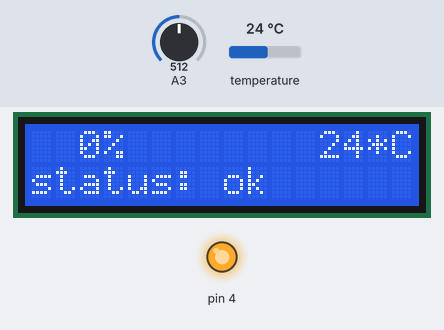
A sketch run on a simulated Arduino Uno, built with avr-gcc and run on an emulated ATmega328P. Shown: 16×2 character LCD, output pins drawn as LEDs (lit = HIGH). The inputs (shaded band) are chosen by the test bench; at power-on: A3 = 512, temperature 24 °C. What the sketch prints to the serial monitor is not drawn.

Above: at 1.2 s.
1.3 s: A3 set to 0
At 3.6 s:
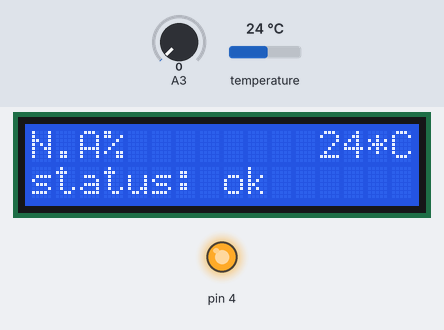
4.1 s: temperature set to 12 °C
At 5.7 s:
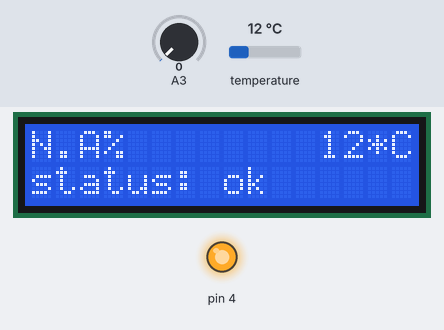
6.6 s: A3 set to 20
At 8.7 s:
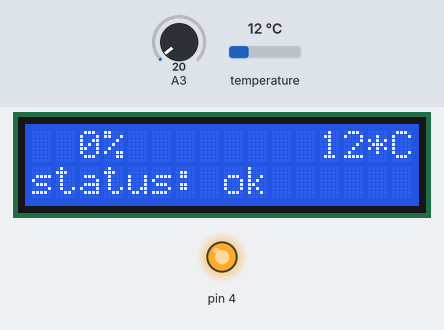
9.5 s: temperature set to 19 °C
At 10.8 s:
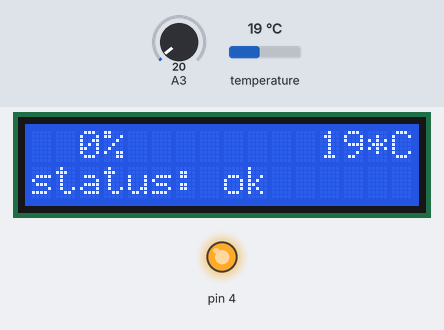
12.0 s: A3 set to 716
At 13.7 s:
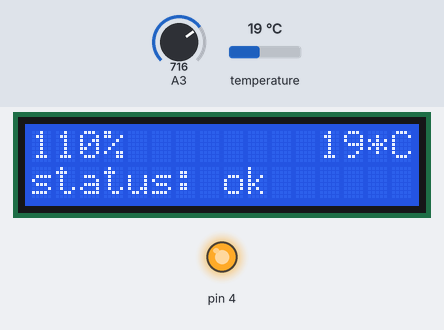
14.8 s: temperature set to 28 °C
At 15.8 s:
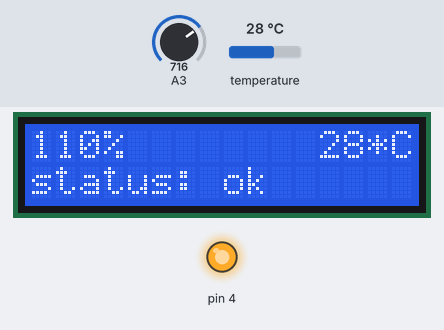
Timing chart, 0 to 17.8 s (numbered marks = the images above; inputs shaded):
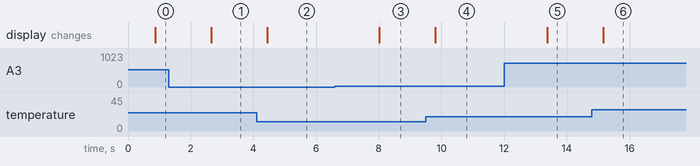

The sketch:

powerstation_firmware1.1.ino
```cpp
#include <Wire.h>
#include <LiquidCrystal_I2C.h>
#include <OneWire.h>
#include <DallasTemperature.h>

#define ONE_WIRE_BUS 2
const float V_REF = 5.0;     // Analog reference voltage (e.g., 5V or 3.3V)
const float R_BITS = 10.0;   // ADC resolution (bits)
const float ADC_STEPS = (1 << int(R_BITS)) - 1; // Number of steps (2^R_BITS - 1)

OneWire oneWire(ONE_WIRE_BUS);
DallasTemperature sensors(&oneWire);
LiquidCrystal_I2C lcd(0x27, 16, 2);
void setup() {
  lcd.init();
  Serial.begin(9600);
  sensors.begin();
  pinMode(4, OUTPUT);
  digitalWrite(4,HIGH);
}
float v=0;
char power[4] = "N.A";
char status[9] = "ok";
bool battery_connected = false;
bool devmode = false;
void disconnect_battery() {
  Serial.println("disconnecting power");
  battery_connected = false;
  digitalWrite(4,LOW);
}
void connect_battery() {
  if(!battery_connected){
    Serial.println("connecting power");
    strcpy(status, "ok");
    battery_connected = true;
    digitalWrite(4,HIGH);
  }
}
void calc_v(){
  int rawValue = analogRead(A3);
  float voltage = (rawValue / ADC_STEPS) * V_REF; // Convert to voltage
  v=voltage*4;
  Serial.println(v);
}
void calc_power(){
  if(v>12.6){strcpy(power,"110");}
  if(v<12.6){strcpy(power,"100");}
  if(v<12.1){strcpy(power," 76");}
  if(v<11.6){strcpy(power," 52");}
  if(v<11.5){strcpy(power," 40");}
  if(v<11.1){strcpy(power," 11");}
  if(v<10.8){strcpy(power,"  0");}
  if(v==0){strcpy(power,"N.A");}

}

void loop() {
  sensors.requestTemperatures();
  lcd.backlight();
  int temp(sensors.getTempCByIndex(0));
  calc_v();
  calc_power();
  if(temp>=45.00&&devmode==false){
    strcpy(status,"overheat");
    disconnect_battery();
  }
  else{
    connect_battery();
  }
  //Nachricht ausgeben
  if(status=="debug"){
    Serial.println("Temperature is: " + String(sensors.getTempCByIndex(0)) + "°C");
    Serial.println(floor(temp));
  }
  lcd.setCursor(0, 0);
  lcd.print(power);
  lcd.setCursor(3, 0);
  lcd.print("%");
  lcd.setCursor(12, 0);
  lcd.print(String(temp));
  lcd.setCursor(14, 0);
  lcd.print("*C");
  if(devmode == true){
    lcd.setCursor(7, 0);
    lcd.print("DEV");
    lcd.setCursor(2, 1);
    lcd.print("OHP disabled");
  }
  else{
    lcd.setCursor(0, 1);
    lcd.print("status:");
    lcd.setCursor(8, 1);
    lcd.print(status);
  }

  delay(1000);
}
```

Measured:
- after the input at 1.3 s, the display: changes after 1.4 s (image 1)
- after the input at 4.1 s, the display: changes after 0.34 s (image 2)
- after the input at 6.6 s, the display: changes after 1.4 s (image 3)
- after the input at 9.5 s, the display: changes after 0.30 s (image 4)
- after the input at 12.0 s, the display: changes after 1.4 s (image 5)
- after the input at 14.8 s, the display: changes after 0.36 s (image 6)
